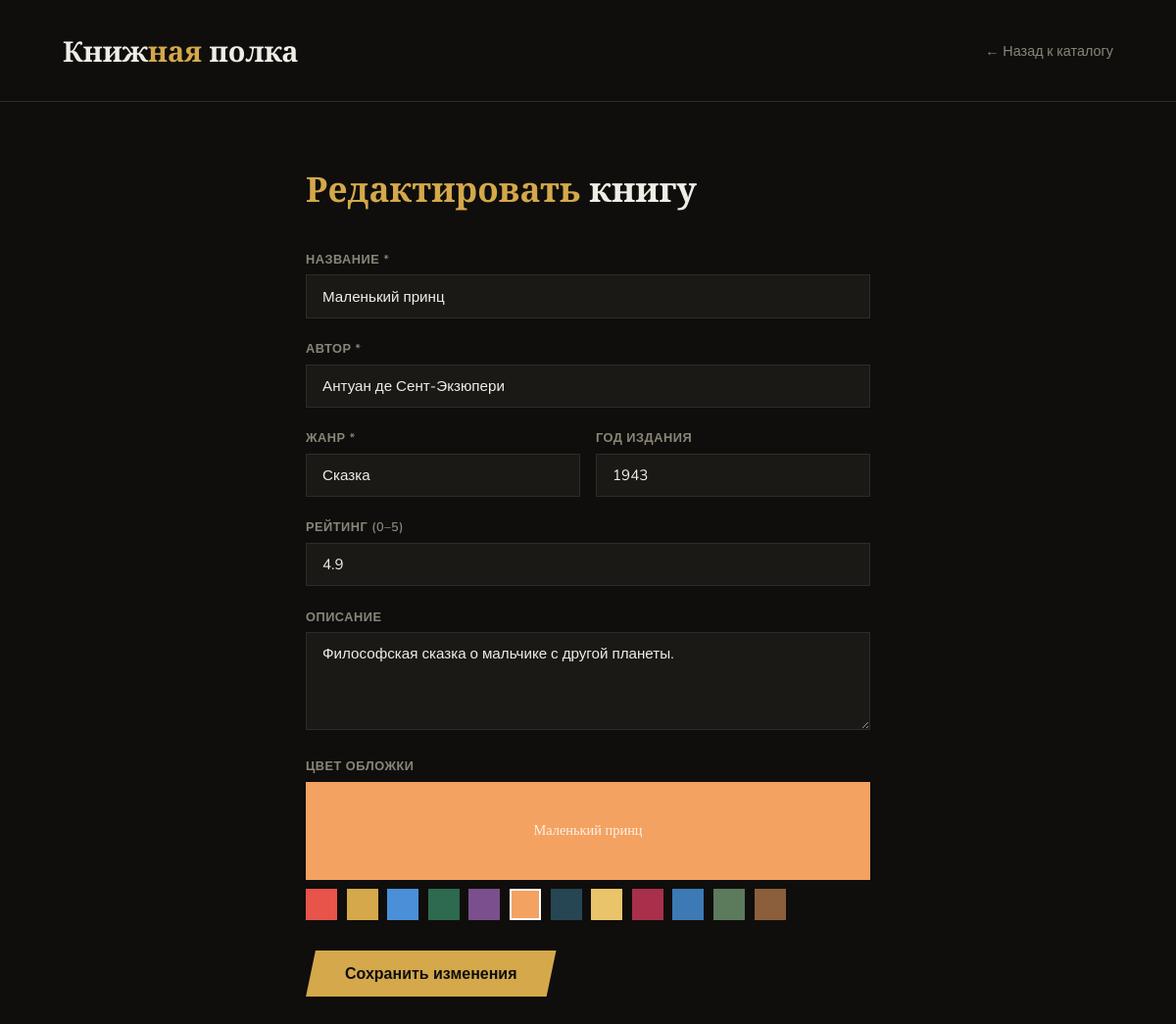
The app's page /edit/4 with its own data.
### tables this page shows
CREATE TABLE books (
            id INTEGER PRIMARY KEY AUTOINCREMENT,
            title TEXT NOT NULL,
            author TEXT NOT NULL,
            genre TEXT NOT NULL,
            year INTEGER,
            rating REAL DEFAULT 0,
            description TEXT,
            cover_color TEXT DEFAULT '#4A90D9'
        );

### app.py (the view, shortened to what this page needs)
@app.route('/edit/<int:id>', methods=['GET', 'POST'])
def edit_book(id):
    conn = get_db()
    book = conn.execute('SELECT * FROM books WHERE id=?', (id,)).fetchone()
    conn.close()
    return render_template('form.html', book=book, action='edit')

### app.py (called while the page is built)
def get_db():
    conn = sqlite3.connect(DB_PATH)
    conn.row_factory = sqlite3.Row
    return conn

### templates/form.html (shortened to what this page needs)
<!DOCTYPE html>
<html lang="ru">
<head>
</head>
<body>
<header>
  <div class="logo">Книж<span>ная</span> полка</div>
  <a href="/" class="back">← Назад к каталогу</a>
</header>
<div class="page">
  <h1>{% if action == 'add' %}<span>Добавить</span> книгу{% else %}<span>Редактировать</span> книгу{% endif %}</h1>
  <form method="post">
    <div class="form-group">
      <label>Название *</label>
      <input type="text" name="title" required value="{{ book.title if book else '' }}" placeholder="Введите название книги">
    </div>
    <div class="form-group">
      <label>Автор *</label>
      <input type="text" name="author" required value="{{ book.author if book else '' }}" placeholder="Имя и фамилия автора">
    </div>
    <div class="row2">
      <div class="form-group">
        <label>Жанр *</label>
        <input type="text" name="genre" required value="{{ book.genre if book else '' }}" placeholder="Роман, Фантастика...">
      </div>
      <div class="form-group">
        <label>Год издания</label>
        <input type="number" name="year" min="1000" max="2099" value="{{ book.year if book else '' }}" placeholder="2024">
      </div>
    </div>
    <div class="form-group">
      <label>Рейтинг (0–5)</label>
      <input type="number" name="rating" min="0" max="5" step="0.1" value="{{ book.rating if book else '' }}" placeholder="4.5">
    </div>
    <div class="form-group">
      <label>Описание</label>
      <textarea name="description" placeholder="Краткое описание книги...">{{ book.description if book else '' }}</textarea>
    </div>
    <div class="form-group">
      <label>Цвет обложки</label>
      <div class="preview-cover" id="coverPreview" style="background: {{ book.cover_color if book else '#4A90D9' }};">
        {{ book.title if book else 'Предпросмотр' }}
      </div>
      <div class="color-row" id="colorSwatches">
        {% set colors = ['#E8534A','#D4A84B','#4A90D9','#2D6A4F','#7B4F8E','#F4A261','#264653','#E9C46A','#A8304A','#3D7AB5','#5C7A5C','#8B5E3C'] %}
        {% for c in colors %}
        <div class="color-swatch {% if (book.cover_color if book else '#4A90D9') == c %}selected{% endif %}"
             style="background:{{ c }}" data-color="{{ c }}" onclick="selectColor(this)"></div>
        {% endfor %}
      </div>
    </div>
    <button type="submit" class="submit-btn">{% if action == 'add' %}Добавить книгу{% else %}Сохранить изменения{% endif %}</button>
  </form>
</div>
</body>
</html>

### templates/form.html (style rules this page uses)
:root { --bg: #0F0E0C; --surface: #1A1916; --border: #2E2C28; --text: #F0EDE6; --muted: #8A8578; --accent: #D4A84B; }
* { margin: 0; padding: 0; box-sizing: border-box; }
body { background: var(--bg); color: var(--text); font-family: 'Nunito', sans-serif; min-height: 100vh; }
header { border-bottom: 1px solid var(--border); padding: 2rem 4rem; display: flex; align-items: center; justify-content: space-between; }
.logo { font-family: 'Playfair Display', serif; font-size: 1.8rem; font-weight: 900; }
.logo span { color: var(--accent); }
.back { color: var(--muted); text-decoration: none; font-size: .9rem; transition: color .2s; }
.page { max-width: 640px; margin: 4rem auto; padding: 0 2rem; }
h1 { font-family: 'Playfair Display', serif; font-size: 2.2rem; font-weight: 900; margin-bottom: 2.5rem; }
h1 span { color: var(--accent); }
.form-group { margin-bottom: 1.4rem; }
label { display: block; font-size: .8rem; font-weight: 600; letter-spacing: .5px; color: var(--muted); text-transform: uppercase; margin-bottom: .4rem; }
input[type=text], input[type=number], select, textarea { width: 100%; background: var(--surface); border: 1px solid var(--border); color: var(--text); padding: .7rem 1rem; font-family: 'Nunito', sans-serif; font-size: .95rem; outline: none; transition: border .2s; }
textarea { resize: vertical; min-height: 100px; }
.color-row { display: flex; gap: .6rem; flex-wrap: wrap; margin-top: .3rem; }
.color-swatch { width: 32px; height: 32px; border: 2px solid transparent; cursor: pointer; transition: transform .15s, border-color .15s; }
.color-swatch.selected { border-color: white; }
.row2 { display: grid; grid-template-columns: 1fr 1fr; gap: 1rem; }
.submit-btn { background: var(--accent); color: #0F0E0C; border: none; padding: .8rem 2.5rem; font-family: 'Nunito', sans-serif; font-weight: 700; font-size: 1rem; cursor: pointer; transition: all .2s; margin-top: .5rem; clip-path: polygon(10px 0%, 100% 0%, calc(100% - 10px) 100%, 0% 100%); }
.preview-cover { height: 100px; margin-bottom: .6rem; display: flex; align-items: center; justify-content: center; transition: background .3s; font-family: 'Playfair Display', serif; font-size: .9rem; color: rgba(255,255,255,.85); text-align: center; padding: 1rem; }

### records on screen
books: title "Маленький принц", author "Антуан де Сент-Экзюпери", genre "Сказка", year "1943", rating "4.9", description "Философская сказка о мальчике с другой планеты.", cover_color "#F4A261" (drawn)
